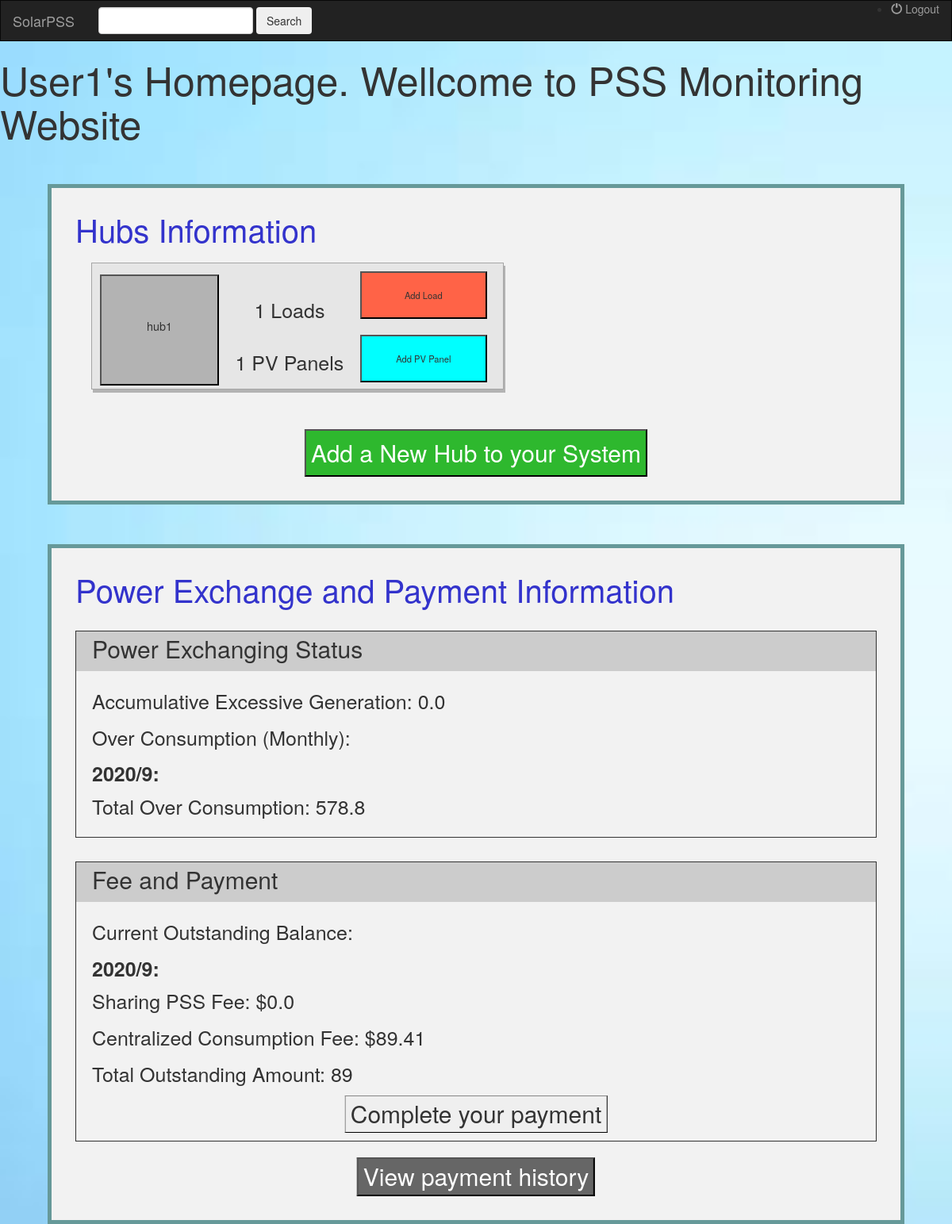
Screenshot of /PSS/ (signed in) with the database file from the repository.
### PSS/models.py (models this page shows)
class Hub(models.Model):
    owner = models.ForeignKey(User, on_delete=models.CASCADE)
    hub_name = models.CharField(max_length=100)

class PowerExchange(models.Model):
    user = models.ForeignKey(User, on_delete = models.CASCADE)
    energy_rate_system = models.FloatField(null=True)
    contrib = models.FloatField(null=True)
    consume = models.FloatField(null=True)
    contrib_amount_system = models.FloatField(null=True)
    consume_amount_system = models.FloatField(null=True)
    month = models.IntegerField(null=True)
    year = models.IntegerField(null=True)

class PaymentStatus(models.Model):
    user = models.ForeignKey(User, on_delete = models.CASCADE)
    earn_or_pay = models.BooleanField()
    amount = models.FloatField(null=True)
    pay_centre = models.FloatField(null = True)
    status = models.BooleanField(default = False)
    month = models.IntegerField(null=True)
    year = models.IntegerField(null=True)

### PSS/views.py (the view, shortened to what this page needs)
# urls.py: url(r'^PSS/$', views.homepage, name = 'home'),
@login_required(login_url='PSS:login')
def homepage(request):
    hub_form = HubForm()
    load_form = LoadForm()
    panel_form = PanelForm()
    current_user = User.objects.get(username=request.user.username)
    today = date.today()
    current_year,current_month = getPreviousYearMonth(today.year, today.month)
    while (((current_user.userprofile.start_month <= current_month) and (current_user.userprofile.start_year==current_year)) or (current_user.userprofile.start_year < current_year))\
            and (current_user.powerexchange_set.filter(month = current_month, year=current_year).count() == 0):
        current_year, current_month = getPreviousYearMonth(current_year, current_month)
    current_year, current_month = getNextYearMonth(current_year, current_month)
    last_year, last_month = getPreviousYearMonth(today.year, today.month)
    while (current_year < last_year) or ((current_month <= last_month) and (current_year == last_year)):
        powerExchangeUpdate(current_month, current_year)
        current_year, current_month = getNextYearMonth(current_year, current_month)
    paymentCalculate()
    last_exchange = current_user.powerexchange_set.get(year = last_year, month= last_month)
    total_excessive_generation = round((last_exchange.contrib - last_exchange.contrib_amount_system), 2)
    exchange_array = []
    payment_array = []
    total_fee = 0
    for payment in current_user.paymentstatus_set.all():
        if ((payment.earn_or_pay == False) or (payment.pay_centre > 0)) and (payment.status == False):
            exchange = current_user.powerexchange_set.get(month = payment.month, year = payment.year)
            exchange_array.append(exchange)
            payment_array.append(payment)
            total_fee += (payment.amount + payment.pay_centre)
    total_fee = int(round(total_fee))
    context = {'hub_form': hub_form, 'load_form': load_form, 'panel_form': panel_form, 'user': current_user, 'payment_array':payment_array, 'exchange_array': exchange_array, 'excessive_generation':total_excessive_generation, 'total_fee': total_fee}
    return render(request, 'PSS/homepage.html', context)

### PSS/forms.py
class HubForm(ModelForm):
    class Meta:
        model = Hub
        fields = ['hub_name']

class LoadForm(ModelForm):
    load_name = forms.CharField(widget=forms.Select(choices = LOAD_CHOICES))
    essential = forms.ChoiceField(choices = BOOLEAN_CHOICES,
                                  label='Is your load essential? (cannot be situationally cut down)',
                                  widget=forms.Select())
    class Meta:
        model = Load
        fields = ['load_name', 'essential']

### PSS/views.py (called while the page is built)
def getPreviousYearMonth(year, month):
    if month == 1:
        previous_month = 12
        previous_year = year-1
    else:
        previous_month = month-1
        previous_year = year
    return previous_year, previous_month

def getNextYearMonth(year, month):
    if month == 12:
        next_month = 1
        next_year = year+1
    else:
        next_month = month+1
        next_year = year
    return next_year, next_month

### PSS/templates/PSS/homepage.html (shortened to what this page needs)
{% extends 'PSS/base.html' %}
{% block code %}
<h1>{{user.username}}'s Homepage. Wellcome to PSS Monitoring Website</h1>
<div class="boxed">
    <h2>Hubs Information</h2>
    {% for hub in user.hub_set.all %}
        <span class="group-inline">
           <button onclick="window.location.href='{% url 'PSS:hub-detail' hub.hub_name %}'" type="button" class="hub-block inline">
               {{hub.hub_name}}
           </button>
            <span class="inline">
                <p style="font-size:25px;">{{hub.load_set.all.count}} Loads</p><br>
                <p style="font-size:25px;">{{hub.panel_set.all.count}} PV Panels</p>
            </span>
            <span class="inline">
                <button onclick="document.getElementById('load_form_modal').style.display='block'; load_get_hub('{{hub.hub_name}}')" class="comp-button" style="background:tomato;">Add Load</button>
                <button onclick="document.getElementById('panel_form_modal').style.display='block'; panel_get_hub('{{hub.hub_name}}')" class="comp-button" style="background:cyan;">Add PV Panel</button>
            </span>
        </span>
    {% endfor %}
    <br>
    <button onclick="document.getElementById('hub_form_modal').style.display='block'" class="create_button">Add a New Hub to your System</button>
</div>
<div class="boxed">
    <h2>Power Exchange and Payment Information</h2>
    <div class="inner-box">
        <div class="box-header" style="background-color: #cccccc; position: relative; bottom: 20px; height: 50px; border-width: 1px; border-color:#d9d9d9;">
            <h3 style="font-size: 30px; position: relative; top: 5px; left: 20px;">Power Exchanging Status</h3>
        </div>
        <p style="font-size: 25px; margin-left: 20px;">Accumulative Excessive Generation: {{excessive_generation}}</p>
        <p style="font-size: 25px; margin-left: 20px;">Over Consumption (Monthly):</p>
        <div style="font-size: 25px; margin-left: 20px;">
            {% if not exchange_array %}
            <p>You Have No Unpaid Over Consumption</p>
            {% else %}
            {% for exchange in exchange_array %}
            <label>{{exchange.year}}/{{exchange.month}}:</label>
            <p>Total Over Consumption: {{exchange.consume}}</p>
            {% endfor %}
            {% endif %}
        </div>
    </div>
    <div  class="inner-box">
        <div class="box-header" style="background-color: #cccccc; position: relative; bottom: 20px; height: 50px; border-width: 1px; border-color:#d9d9d9;">
            <h3 style="font-size: 30px; position: relative; top: 5px; left: 20px;">Fee and Payment</h3>
        </div>
        <p style="font-size: 25px; margin-left: 20px;">Current Outstanding Balance:</p>
        <div style="font-size: 25px; margin-left: 20px;">
            {% if not payment_array %}
            <p>You Have No Outstanding Balance</p>
            {% else %}
            {% for payment in payment_array %}
            <label>{{payment.year}}/{{payment.month}}:</label>
            {% if payment.earn_or_pay == False %}
            <p>Sharing PSS Fee: ${{payment.amount}}</p>
            {% endif %}
            {% if payment.pay_centre > 0 %}
            <p>Centralized Consumption Fee: ${{payment.pay_centre}}</p>
            {% endif %}
            {% endfor %}
            <p>Total Outstanding Amount: {{total_fee}}</p>
            {% endif %}
        </div>
        <button type="button" style="font-size: 30px; position: relative; left: 50%; transform: translate(-50%); border-width: 1px; border-color:#333333;" onclick="window.location.href='{% url 'PSS:payment' total_fee %}'">Complete your payment</button>
    </div>
    <button type="button" onclick="" style="font-size:30px; position: relative; left: 50%; transform: translate(-50%); background: #666666; color: #ffffff; margin-top: 10px;">View payment history</button>
</div>
{%endblock%}

### PSS/templates/PSS/base.html (shortened to what this page needs)
<!DOCTYPE html>
<html lang="en">
<head>
    {% load static %}
    <link rel="stylesheet" href="https://maxcdn.bootstrapcdn.com/bootstrap/3.3.7/css/bootstrap.min.css"/>
    <link rel="stylesheet" type="text/css" href="{% static 'PSS/style.css' %}"/>
</head>
<body>
    <nav class="navbar navbar-inverse">
    <div class="container-fluid">
        <div class="navbar-header">
            <a class="navbar-brand" href="{% url 'PSS:home' %}">SolarPSS</a>
        </div>
        <div class="collapse navbar-collapse" id="topNavBar">
            <form class="navbar-form navbar-left" role="search" method="get" action="#">
                <div class="form-group">
                    <input type="text" class="form-control" name="q" value="">
                </div>
                <button type="submit" class="btn tbn-default">Search</button>
            </form>
            <ul class="navbar-nav navbar-right">
                <li class="#">
                    <a href="{% url 'PSS:logout' %}">
                        <span class="glyphicon glyphicon-off" aria-hidden="true"></span> Logout
                    </a>
                </li>
            </ul>
        </div>
    </div>
</nav>
{% block code %}
{% endblock %}
</body>
</html>

### PSS/static/PSS/style.css (style rules this page uses)
body { margin:0; padding:0; background: url("images/homebackground.jpg"); background-repeat: no-repeat; background-size: cover ; }
.navbar { border-radius: 0; }
h1 { font-size: 50px; }
.boxed { position: relative; height: auto; margin-top: 50px; width: 90%; left: 50%; transform: translate(-50%, 0%); background-color: #f2f2f2; padding: 30px; border-style: solid; border-width: 5px; border-color: #669999; }
.boxed h2 { margin:0; padding:0; font-size: 40px; }
h2 { color: #3333cc; }
.create_button { height: 60px; position: relative; margin-top: 30px; font-size: 30px; left: 50%; transform: translate(-50%, 0%); color: #fff; background-color: #2eb82e; }
.hub-block { position: relative; text-align: center; overflow-wrap:break-word; bottom: 50px; height: 140px; width: 150px; font-size: 1.2vw; background: #b3b3b3; }
.group-inline { display: inline-block; background-color: #e6e6e6; border: 1px solid #a6a6a6; box-shadow: 2px 4px #b3b3b3; height: 160px; width: 520px; margin: 20px; margin-top:20px; }
.inline { display: inline-block; text-align: center; height: 140px; width: 150px; padding-bottom: 10px; margin-top: 10px; margin-bottom: 10px; margin-left: 10px; }
.comp-button { position: relative; height: 60px; width: 160px; margin: 10px; right: 10px; bottom: 10px; font-size: 1.4vh; }
.inner-box { margin-top: 30px; margin-bottom:10px; border-style: solid; border-color: #333333; border-width: 1px; height: auto; padding-bottom: 10px; }

### rows the page displays
Hub: hub_name "hub1", load_set.all.count "1", panel_set.all.count "1"
PowerExchange: year "2020", month "9", consume "578.8"
PaymentStatus: year "2020", month "9", amount "0.0", pay_centre "89.41"

### other values shown
{{ user.username }} "User1"
{{ excessive_generation }} "0.0"
{{ total_fee }} "89"
